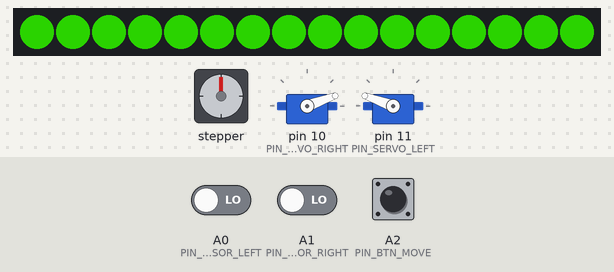
A sketch run on a simulated Arduino Uno, built with avr-gcc and run on an emulated ATmega328P. Parts: stepper motor, 16 RGB LEDs in strip order, left to right, 2 × servo. Wiring (inferred from the names in the program): stepper motor (2048 steps per turn assumed): coils pin 6, pin 7, pin 5, pin 4. Inputs (shaded band) come from the test bench; at power-on: A0 (PIN_SENSOR_LEFT) LOW, A1 (PIN_SENSOR_RIGHT) LOW, A2 (PIN_BTN_MOVE) LOW. Dim RGB values are drawn brighter than linear; the strip is taken to match the declared colour order.

Above: at 1.2 s.
1.3 s: A0 (PIN_SENSOR_LEFT) driven HIGH
At 1.5 s:
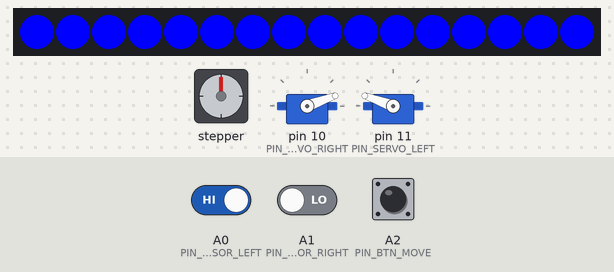
6.1 s: A0 (PIN_SENSOR_LEFT) driven LOW
At 6.53 s:
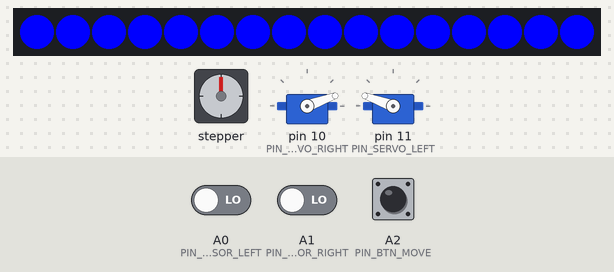
8.1 s: A1 (PIN_SENSOR_RIGHT) driven HIGH
11.1 s: A2 (PIN_BTN_MOVE) pulled HIGH for 3.2 s
At 13.8 s:
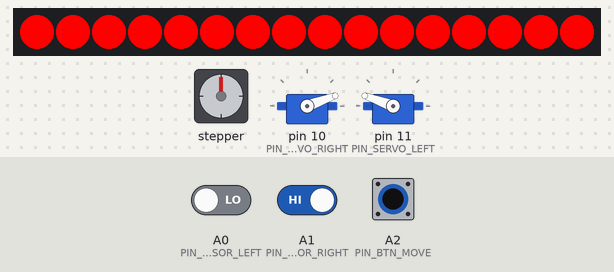
17.3 s: A1 (PIN_SENSOR_RIGHT) driven LOW
At 18.1 s:
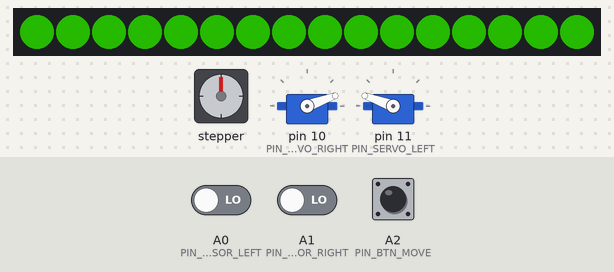
20.3 s: A0 (PIN_SENSOR_LEFT) driven HIGH
At 25.87 s:
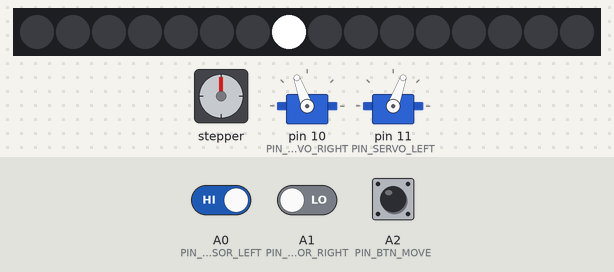
Timing chart, 0 to 27.5 s (numbered marks = the images above; inputs shaded):
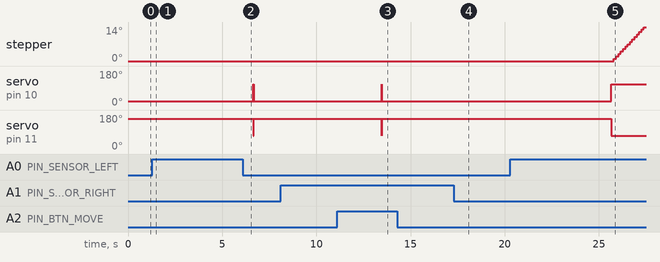

The sketch:

CodeFinal.ino
```cpp
#include <Adafruit_NeoPixel.h>
#include <Servo.h>


// Pins definitions

#define PIN_LED_ONBOARD 12
#define PIN_LED_UP      2
#define PIN_LED_DOWN    8

#define PIN_MOTOR_A 6
#define PIN_MOTOR_B 7
#define PIN_MOTOR_C 5
#define PIN_MOTOR_D 4

#define PIN_SENSOR_LEFT  A0
#define PIN_SENSOR_RIGHT A1

#define PIN_BTN_MOVE A2

#define PIN_LEDSTRIP_INNER 3
#define PIN_LEDSTRIP_OUTER 9

#define PIN_SERVO_LEFT  11
#define PIN_SERVO_RIGHT 10


// Other parameters

#define STEPPER_SPEED 500
#define FADDING_COLOR 0x35FF00
#define FADDING_DELAY 50
#define TAKE_COLOR 0xFF0000
#define TAKE_BLINK_DELAY 500
#define TURN_COLOR 0xFFFFFF
#define TURN_DELAY 10
#define OK_COLOR 0x0000FF
#define OK_WAIT_DELAY 5000
#define OK_BLINK_DELAY 250


bool state = true; // True = mode attente, false = mode statuette
bool initialized = false; // Dit si l'état actuel est initialisé ou pas
Adafruit_NeoPixel ledStrip = Adafruit_NeoPixel(16, PIN_LEDSTRIP_INNER, NEO_RGB + NEO_KHZ800);
int brightness; // Fadding purpose
bool dir; // Savoir dans quelle direction faire varier la brightness
Servo right_servo;
Servo left_servo;
int led = 0; // Pour l'animation de rotation

const int stepper_pins[] = {PIN_MOTOR_A, PIN_MOTOR_B, PIN_MOTOR_C, PIN_MOTOR_D};
const bool stepper_steps[8][4] = {
    {HIGH, LOW , LOW , LOW },
    {HIGH, LOW , HIGH, LOW },
    {LOW , LOW , HIGH, LOW },
    {LOW , HIGH, HIGH, LOW },
    {LOW , HIGH, LOW , LOW },
    {LOW , HIGH, LOW , HIGH},
    {LOW , LOW , LOW , HIGH},
    {HIGH, LOW , LOW , HIGH}
};
int stepper_current_step = 0;


void stepper_write_step(const bool* states) {
    for (int i = 4; i--;)
        digitalWrite(stepper_pins[i], states[i]);
}

void stepper_write_all(bool state) {
    for (int i = 4; i--;)
        digitalWrite(stepper_pins[i], state);
}


void setup() {
  ledStrip.begin();
  ledStrip.setBrightness(255);

  right_servo.attach(PIN_SERVO_RIGHT);
  left_servo.attach(PIN_SERVO_LEFT);

  Serial.begin(115200);

  for (int i = 4; i-- > 0;)
    pinMode(stepper_pins[i], OUTPUT);
  stepper_write_all(LOW);
}


void loop() {
  if (state) {
    stepper_write_all(LOW);

    if (!initialized) {
      brightness = 10;
      dir = true;
      ledStrip.show();
      right_servo.write(20);
      left_servo.write(180-20);
      initialized = true;

      // On vérifie que la vitrine soit vide avant d'attendre qu'on la remplisse
      bool on = true;
      while (digitalRead(PIN_SENSOR_LEFT) == HIGH || digitalRead(PIN_SENSOR_RIGHT) == HIGH) {
        ledStrip.fill(on ? TAKE_COLOR : 0x000000, 0, 16);
        ledStrip.show();
        delay(TAKE_BLINK_DELAY);
        on = !on;
      }

      ledStrip.fill(FADDING_COLOR, 0, ledStrip.numPixels());

    } else {
      // Animation des LEDs
      ledStrip.setBrightness(brightness);

      if (dir) {
        brightness = brightness + 5;
        if (brightness >= 255) {
          dir = false;
        }
      } else {
        brightness = brightness - 5;
        if (brightness <= 5) {
          dir = true;
        }
      }

      ledStrip.show();

      // Détection du changement d'état
      if (digitalRead(PIN_SENSOR_LEFT) == HIGH || digitalRead(PIN_SENSOR_RIGHT) == HIGH) {
        initialized = false;
        state = false;
      }

      // Délai
      delay(FADDING_DELAY);
    }
  } else {
    if (!initialized) {
      stepper_write_all(LOW);

      int i = 0;
      ledStrip.setBrightness(255);
      bool on = true;
      while (i * OK_BLINK_DELAY <= OK_WAIT_DELAY)
      {
        ledStrip.fill(on ? OK_COLOR : 0x000000, 0, ledStrip.numPixels());
        ledStrip.show();
        delay(OK_BLINK_DELAY);
        i++;
        on = !on;
      }
      ledStrip.fill(0x000000, 0, ledStrip.numPixels());
      dir = true;
      ledStrip.show();
      right_servo.write(110);
      left_servo.write(180-110);
      initialized = true;

    } else {

      // Animation des LEDs
      ledStrip.setPixelColor(led, 0x000000);
      led = (led+1) % 16;
      ledStrip.setPixelColor(led, TURN_COLOR);

      ledStrip.show();

      // Animation du stepper
      stepper_write_step(stepper_steps[stepper_current_step]);
      stepper_current_step++;
      if (stepper_current_step >= 8)
        stepper_current_step = 0;

      // Détection du changement d'état
      if (digitalRead(PIN_BTN_MOVE) == HIGH || digitalRead(PIN_SENSOR_LEFT) == LOW && digitalRead(PIN_SENSOR_RIGHT) == LOW ) {
        initialized = false;
        state = true;
      }

      // Délai
      delay(TURN_DELAY);
    }
  }
}
```

Measured:
- after the input at 1.3 s, the LEDs: first differ from a run without the input after 0.08 s (image 1)
- after the input at 6.1 s, stepper: stops changing and stays 0°
- after the input at 11.1 s, stepper: stops changing and stays 0°; the LEDs: first differ from a run without the input after 2.4 s (image 3)
- after the input at 17.3 s, the LEDs: first change after 0.19 s (image 4 shows a later state)
- after the input at 20.3 s, stepper: keeps turning clockwise at about 9°/s, starting after 5.5 s; servo on pin 10 (PIN_SERVO_RIGHT): 20° → 110° after 5.4 s; servo on pin 11 (PIN_SERVO_LEFT): 160° → 70° after 5.4 s; the LEDs: first differ from a run without the input after 0.09 s (image 5 shows a later state)
- what the display in image 3 shows lasts 0.5 s, from 13.5 s to 14.0 s
